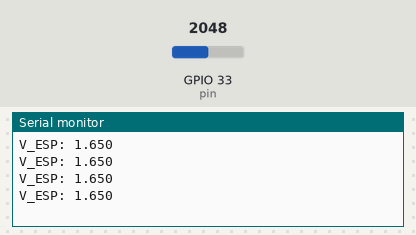
Bench run of a sketch on a simulated ESP32. On the bench: the last lines printed to the serial monitor. The inputs (shaded band) are chosen by the test bench; at power-on: GPIO 33 (pin) = 2048 (analog values on the 0–4095 scale).

Above: at 1.2 s.
1.3 s: GPIO 33 (pin) set to 2866
At 1.71 s:
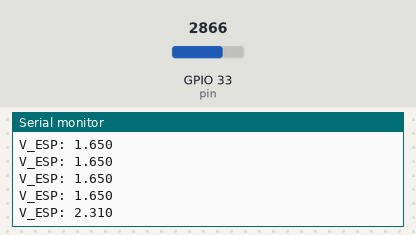
2.8 s: GPIO 33 (pin) set to 3603
At 2.91 s:
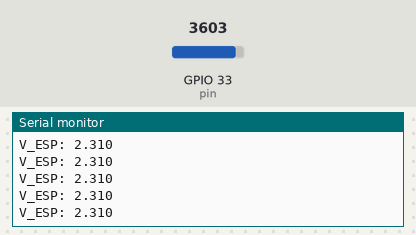
Timing chart, 0 to 5.8 s (numbered marks = the images above; inputs shaded):
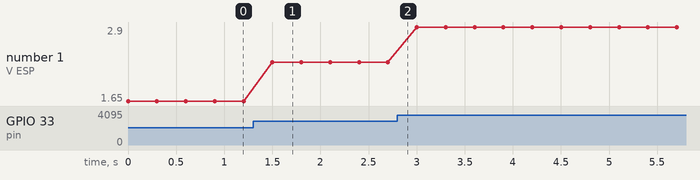

Measured:
- after the input at 1.3 s, the serial monitor: prints a new line after 0.20 s (image 1)
- plotted number 1: 1.65 → 2.31 after the input at 1.3 s, 2.31 → 2.9 after the input at 2.8 s

The sketch:

Offset.ino
```cpp
int pin = 33; // seu pino ADC
void setup(){
  Serial.begin(115200);
  analogReadResolution(12);                 // 0..4095
  analogSetPinAttenuation(pin, ADC_11db);  // leitura estável até ~3.3 V
}
void loop(){
  int raw = analogRead(pin);
  float v_esp = raw * (3.3 / 4095.0); // Volts no pino do ESP (depois do divisor)
  Serial.print("V_ESP: ");
  Serial.println(v_esp, 3);
  delay(300);
}
```
